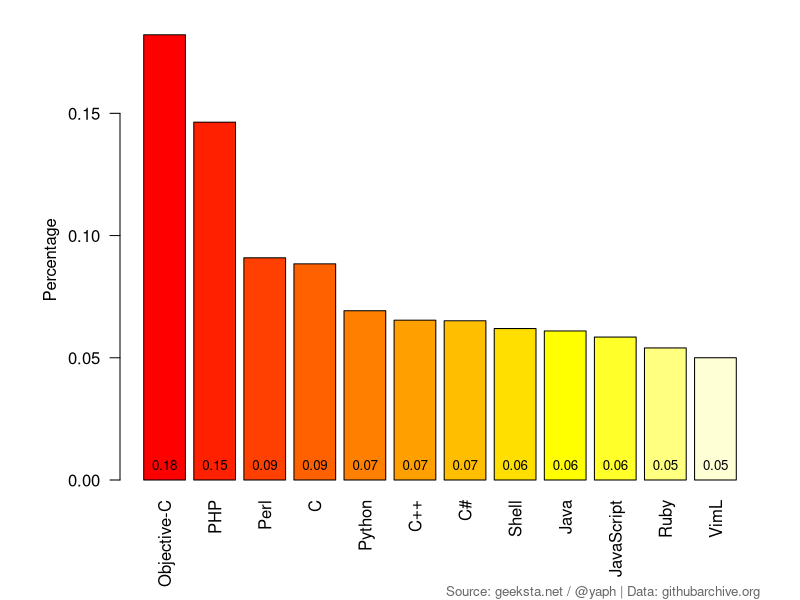

Write R code to recreate this figure.
# comment.char = "" must be set due to # char in C# 
tcir = read.table("merged_counts_joy.csv", sep=",", header=TRUE, comment.char = "")
# order by issue_count descending then by language name
sorted_by_ratio <- tcir[with(tcir, order(-percentage, language)), ]

# open a device using png() and specify taget image file
png(filename="commit-messages-joy-percentage.png",
    width = 800, height = 600, units = "px", pointsize = 14
)

# vertical labels: las=2, margins: mar=c(bottom, left, top, right)
par(las=2, mar=c(6, 6, 2, 2))
bp <- barplot(sorted_by_ratio$percentage,
    ylab="Percentage",
    ylim=c(0,.18),
    names.arg=sorted_by_ratio$language,
    col=heat.colors(nrow(tcir))
)
text(bp, 0, round(sorted_by_ratio$percentage, 2), cex=.8, pos=3)
title(sub="Source: geeksta.net / @yaph | Data: githubarchive.org", cex.sub = 0.8, col.sub = "gray40", line = 5, adj = 1)

# close device
dev.off()
